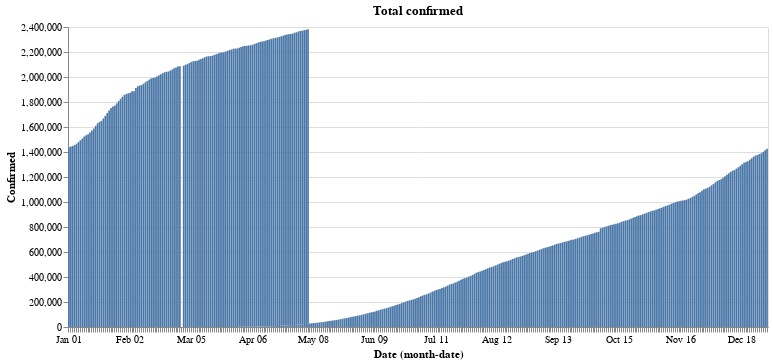

Write notebook code for a chart like this one.
### Markdown cell above
### Total confirmed cases time series in Mexico

### Code cell
base.encode(y='Confirmed').properties(title='Total confirmed')

### Figure 1 — Vega-Lite specification as saved in the notebook (floating-point values rounded to 4 significant figures; data arrays with more than 128 entries replaced by an {"elided": "..."} marker saying what was removed)
{"config": {"view": {"continuousWidth": 400, "continuousHeight": 300}}, "data": {"name": "data-4a68bd070ae0b982fcc7b23d9b7f8525"}, "mark": "bar", "encoding": {"x": {"type": "ordinal", "field": "Date", "timeUnit": "monthdate"}, "y": {"type": "quantitative", "field": "Confirmed"}}, "title": "Total confirmed", "width": 700, "$schema": "https://vega.github.io/schema/vega-lite/v4.8.1.json", "datasets": {"data-4a68bd070ae0b982fcc7b23d9b7f8525": {"elided": "470 records"}}}
